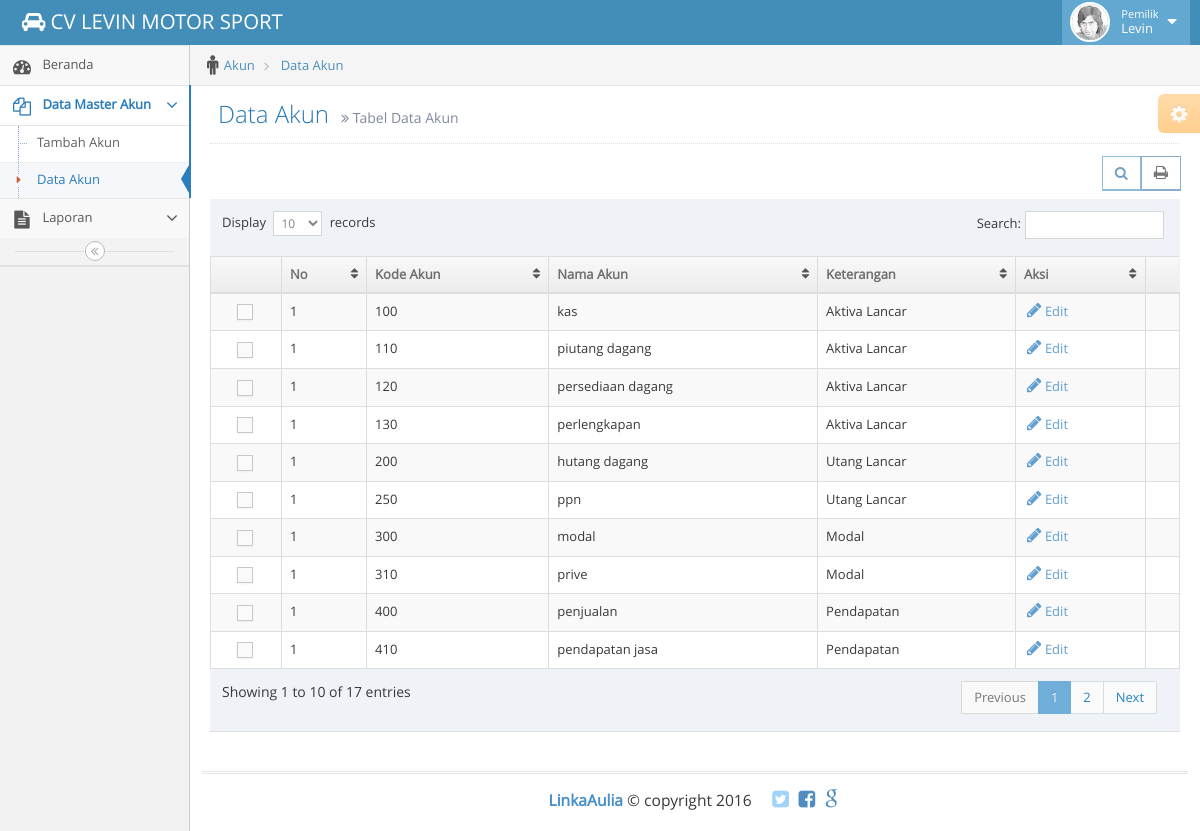
The app's page /keuangan/data-akun.php (signed in) with its own data.
### tables this page shows
CREATE TABLE IF NOT EXISTS `pegawai` (
  `id_pegawai` int(11) NOT NULL AUTO_INCREMENT,
  `nama_pegawai` varchar(30) NOT NULL,
  `alamat_pegawai` varchar(50) NOT NULL,
  `telpon_pegawai` varchar(15) NOT NULL,
  `username` varchar(20) NOT NULL,
  `password` varchar(25) NOT NULL,
  `level` varchar(25) NOT NULL,
  `status` varchar(6) NOT NULL,
  PRIMARY KEY (`id_pegawai`)
);

CREATE TABLE IF NOT EXISTS `akun` (
  `kode_akun` varchar(10) NOT NULL,
  `nama_akun` varchar(30) NOT NULL,
  PRIMARY KEY (`kode_akun`)
);

### sesi.php (called while the page is built, shortened)
<?php
$user_check=$_SESSION['login_user'];
$ses_sql=mysql_query("SELECT * FROM pegawai WHERE username='$user_check'");
$pegawai = mysql_fetch_array($ses_sql);
if ($pegawai['level'] == 01) {
  $bagian = 'Customer Service';
}else
if ($pegawai['level'] == 02) {
  $bagian = 'Gudang';
}else
if ($pegawai['level'] == 03) {
  $bagian = 'Keuangan';
}else
if ($pegawai['level'] == 04) {
  $bagian = 'Kasir';
}else
if ($pegawai['level'] == 05) {
  $bagian = 'Pemilik';
}
?>

### keuangan/data-akun.php (the view, shortened to what this page needs)
<?php
include "../sesi.php";
$i ="";
$sqlselect="SELECT * FROM akun";
$result = mysql_query($sqlselect);
?>
<!DOCTYPE html>
<html lang="en">
	<head>
<?php
include '../assets/sebelum-content.php';
?>
<ul class="breadcrumb">
	<li>
		<i class="ace-icon fa fa-male home-icon"></i>
		<a href="#">Akun</a>
	</li>
	<li>
		<a href="#">Data Akun</a>
	</li>
</ul>
                <div class="page-header">
    							<h1>
    								Data Akun
    								<small>
    									<i class="ace-icon fa fa-angle-double-right"></i>
    									Tabel Data Akun
    								</small>
    							</h1>
    						</div>
    						<div class="row">
    							<div class="col-xs-12">
    										<div class="clearfix">
    											<div class="pull-right tableTools-container"></div>
    										</div>
    										<div>
                        <table>
                          <table id="dynamic-table" class="table table-striped table-bordered table-hover">
                          <thead>
                            <tr>
                                <th></th>
                                <th>No</th>
                                <th>Kode Akun</th>
                                <th>Nama Akun</th>
                                <th>Keterangan</th>
                                <th>Aksi</th>
                                <th></th>
                              </tr>
                            </thead>
                            <tbody>
                              <?php
                              $i++;
                              while ($row = mysql_fetch_assoc($result)) {
                              ?>
                               <tr>
                                <td class="center">
                                  <label class="pos-rel">
                                    <span class="lbl"></span>
                                  </label>
                                </td>
                                  <td><?php echo $i;?></td>
                                  <td><?php echo $row['kode_akun'];?></td>
                                  <td><?php echo $row['nama_akun'];?></td>
                                  <td><?php   $ket_akun = substr($row['kode_akun'], 0,2);
                                                          $ket_akun1 = substr($row['kode_akun'], 0,1);
                                                          if ($ket_akun1==1) {
                                                            echo "Aktiva Lancar";
                                                          }elseif($ket_akun1==2){
                                                            echo "Utang Lancar";
                                                          }elseif($ket_akun1==3){
                                                            echo "Modal";
                                                          }elseif($ket_akun1==4){
                                                            echo "Pendapatan";
                                                          }elseif($ket_akun1==5){
                                                            echo "Beban";
                                                          }elseif($ket_akun1==6) {
                                                            echo "Beban Operasional";
                                                          }elseif($ket_akun1==7){
                                                            echo "Pendapatan di luar Usaha";
                                                          }elseif($ket_akun1==8) {
                                                            echo "Biaya di luar usaha";
                                                          }
                                                        ?>
                                  </td>
                                  <td>
                                      <div class="action-buttons">
                                        <a class="blue" href="ubah-akun.php?kode_akun=<?=$row['kode_akun']?>">
                                          <i class="ace-icon fa fa-pencil bigger-130"></i>
                                          <span class="hidden-sm hidden-xs">Edit</span>
                                        </a>
                                  </td>
                                  <td></td>
                                </tr>
                                    <?php
                                      }
                                    ?>
                              </tbody>
                        </table>
    								</div>
    							</div>
    						</div>
<?php
include '../assets/setelah-content.php';
?>
</body>
</html>

### assets/sebelum-content.php (shortened to what this page needs)
<link rel="stylesheet" href="../assets/css/bootstrap.min.css" />
<link rel="stylesheet" href="../assets/font-awesome/4.2.0/css/font-awesome.min.css" />
<link rel="stylesheet" href="../assets/css/ace.min.css" class="ace-main-stylesheet" id="main-ace-style" />
</head>
<body class="no-skin">
	<div id="navbar" class="navbar navbar-default">
		<div class="navbar-container" id="navbar-container">
			<div class="navbar-header pull-left">
				<a href="" class="navbar-brand">
					<small>
						<i class="fa fa-car"></i>
						CV LEVIN MOTOR SPORT
					</small>
				</a>
			</div>
			<div class="navbar-buttons navbar-header pull-right" role="navigation">
				<ul class="nav ace-nav">
					<li class="light-blue">
						<a data-toggle="dropdown" href="#" class="dropdown-toggle">
							<img class="nav-user-photo" src="../assets/avatars/user.jpg" alt="Linka's Photo" />
							<span class="user-info">
								<small><?=$bagian?></small>
									<?=ucfirst($pegawai['nama_pegawai'])?>
							</span>
							<i class="ace-icon fa fa-caret-down"></i>
						</a>
					</li>
				</ul>
			</div>
		</div>
	</div>
	<div class="main-container" id="main-container">
		<div id="sidebar" class="sidebar                  responsive">

### assets/setelah-content.php (shortened to what this page needs)
</div>
</div>
</div>
<div class="footer">
<div class="footer-inner">
<div class="footer-content">
  <span class="bigger-120">
    <span class="blue bolder">LinkaAulia</span>
    &copy; copyright 2016
  </span>
  <span class="action-buttons">
    <a href="https://twitter.com/">
      <i class="ace-icon fa fa-twitter-square light-blue bigger-150"></i>
    </a>
    <a href="https://www.facebook.com/">
      <i class="ace-icon fa fa-facebook-square text-primary bigger-150"></i>
    </a>
    <a href="https://www.google.co.id/">
      <i class="ace-icon fa fa-google bigger-150"></i>
    </a>
  </span>
</div>
</div>
</div>
</div>

### records on screen
pegawai: level "Pemilik", nama_pegawai "Levin"
akun: i "1", kode_akun "100", nama_akun "kas", shows "Aktiva Lancar"
akun: i "1", kode_akun "110", nama_akun "piutang dagang", shows "Aktiva Lancar"
akun: i "1", kode_akun "120", nama_akun "persediaan dagang", shows "Aktiva Lancar"
akun: i "1", kode_akun "130", nama_akun "perlengkapan", shows "Aktiva Lancar"
akun: i "1", kode_akun "200", nama_akun "hutang dagang", shows "Utang Lancar"
akun: i "1", kode_akun "250", nama_akun "ppn", shows "Utang Lancar"
akun: i "1", kode_akun "300", nama_akun "modal", shows "Modal"
akun: i "1", kode_akun "310", nama_akun "prive", shows "Modal"
akun: i "1", kode_akun "400", nama_akun "penjualan", shows "Pendapatan"
akun: i "1", kode_akun "410", nama_akun "pendapatan jasa", shows "Pendapatan"
